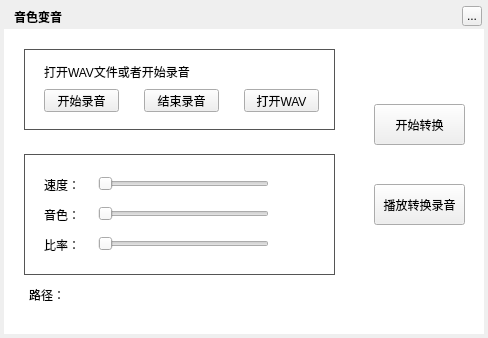
<?xml version="1.0" encoding="UTF-8"?>
<ui version="4.0">
 <class>MusicSoundTouchWidget</class>
 <widget class="QWidget" name="MusicSoundTouchWidget">
  <property name="geometry">
   <rect>
    <x>0</x>
    <y>0</y>
    <width>488</width>
    <height>338</height>
   </rect>
  </property>
  <property name="windowTitle">
   <string>音色变音</string>
  </property>
  <widget class="QLabel" name="background">
   <property name="geometry">
    <rect>
     <x>4</x>
     <y>4</y>
     <width>480</width>
     <height>330</height>
    </rect>
   </property>
   <property name="text">
    <string/>
   </property>
  </widget>
  <widget class="QLabel" name="topTitleName">
   <property name="geometry">
    <rect>
     <x>14</x>
     <y>4</y>
     <width>100</width>
     <height>25</height>
    </rect>
   </property>
   <property name="styleSheet">
    <string notr="true">color:&quot;#FFFFFF&quot;;font-weight:bold</string>
   </property>
   <property name="text">
    <string>音色变音</string>
   </property>
  </widget>
  <widget class="QToolButton" name="topTitleCloseButton">
   <property name="geometry">
    <rect>
     <x>462</x>
     <y>6</y>
     <width>20</width>
     <height>20</height>
    </rect>
   </property>
   <property name="text">
    <string>...</string>
   </property>
  </widget>
  <widget class="QWidget" name="backgroundMask" native="true">
   <property name="geometry">
    <rect>
     <x>4</x>
     <y>29</y>
     <width>480</width>
     <height>305</height>
    </rect>
   </property>
   <property name="styleSheet">
    <string notr="true">background:white;</string>
   </property>
  </widget>
  <widget class="QGroupBox" name="groupBox">
   <property name="geometry">
    <rect>
     <x>24</x>
     <y>49</y>
     <width>311</width>
     <height>81</height>
    </rect>
   </property>
   <property name="styleSheet">
    <string notr="true">QGroupBox{border:1px solid #555;}</string>
   </property>
   <property name="title">
    <string/>
   </property>
   <widget class="QPushButton" name="openButton">
    <property name="geometry">
     <rect>
      <x>220</x>
      <y>40</y>
      <width>75</width>
      <height>23</height>
     </rect>
    </property>
    <property name="cursor">
     <cursorShape>PointingHandCursor</cursorShape>
    </property>
    <property name="text">
     <string>打开WAV</string>
    </property>
   </widget>
   <widget class="QLabel" name="label">
    <property name="geometry">
     <rect>
      <x>20</x>
      <y>15</y>
      <width>281</width>
      <height>16</height>
     </rect>
    </property>
    <property name="text">
     <string>打开WAV文件或者开始录音</string>
    </property>
   </widget>
   <widget class="QPushButton" name="stopButton">
    <property name="geometry">
     <rect>
      <x>120</x>
      <y>40</y>
      <width>75</width>
      <height>23</height>
     </rect>
    </property>
    <property name="cursor">
     <cursorShape>PointingHandCursor</cursorShape>
    </property>
    <property name="text">
     <string>结束录音</string>
    </property>
   </widget>
   <widget class="QPushButton" name="playButton">
    <property name="geometry">
     <rect>
      <x>20</x>
      <y>40</y>
      <width>75</width>
      <height>23</height>
     </rect>
    </property>
    <property name="cursor">
     <cursorShape>PointingHandCursor</cursorShape>
    </property>
    <property name="text">
     <string>开始录音</string>
    </property>
   </widget>
  </widget>
  <widget class="QGroupBox" name="groupBox_2">
   <property name="geometry">
    <rect>
     <x>24</x>
     <y>154</y>
     <width>311</width>
     <height>121</height>
    </rect>
   </property>
   <property name="styleSheet">
    <string notr="true">QGroupBox{border:1px solid #555;}</string>
   </property>
   <property name="title">
    <string/>
   </property>
   <widget class="MusicClickedSlider" name="tempoSlider">
    <property name="geometry">
     <rect>
      <x>74</x>
      <y>20</y>
      <width>171</width>
      <height>20</height>
     </rect>
    </property>
    <property name="orientation">
     <enum>Qt::Horizontal</enum>
    </property>
   </widget>
   <widget class="QLabel" name="tempoLabel">
    <property name="geometry">
     <rect>
      <x>20</x>
      <y>20</y>
      <width>54</width>
      <height>21</height>
     </rect>
    </property>
    <property name="text">
     <string>速度：</string>
    </property>
   </widget>
   <widget class="QLabel" name="pitchLabel">
    <property name="geometry">
     <rect>
      <x>20</x>
      <y>50</y>
      <width>54</width>
      <height>21</height>
     </rect>
    </property>
    <property name="text">
     <string>音色：</string>
    </property>
   </widget>
   <widget class="MusicClickedSlider" name="pitchSlider">
    <property name="geometry">
     <rect>
      <x>74</x>
      <y>50</y>
      <width>171</width>
      <height>20</height>
     </rect>
    </property>
    <property name="orientation">
     <enum>Qt::Horizontal</enum>
    </property>
   </widget>
   <widget class="QLabel" name="rateLabel">
    <property name="geometry">
     <rect>
      <x>20</x>
      <y>80</y>
      <width>54</width>
      <height>21</height>
     </rect>
    </property>
    <property name="text">
     <string>比率：</string>
    </property>
   </widget>
   <widget class="MusicClickedSlider" name="rateSlider">
    <property name="geometry">
     <rect>
      <x>74</x>
      <y>80</y>
      <width>171</width>
      <height>20</height>
     </rect>
    </property>
    <property name="orientation">
     <enum>Qt::Horizontal</enum>
    </property>
   </widget>
   <widget class="QLabel" name="pitchLabelValue">
    <property name="geometry">
     <rect>
      <x>250</x>
      <y>50</y>
      <width>54</width>
      <height>21</height>
     </rect>
    </property>
    <property name="alignment">
     <set>Qt::AlignCenter</set>
    </property>
   </widget>
   <widget class="QLabel" name="rateLabelValue">
    <property name="geometry">
     <rect>
      <x>250</x>
      <y>80</y>
      <width>54</width>
      <height>21</height>
     </rect>
    </property>
    <property name="alignment">
     <set>Qt::AlignCenter</set>
    </property>
   </widget>
   <widget class="QLabel" name="tempoLabelValue">
    <property name="geometry">
     <rect>
      <x>250</x>
      <y>20</y>
      <width>54</width>
      <height>21</height>
     </rect>
    </property>
    <property name="alignment">
     <set>Qt::AlignCenter</set>
    </property>
   </widget>
  </widget>
  <widget class="QLabel" name="pathLabel">
   <property name="geometry">
    <rect>
     <x>73</x>
     <y>284</y>
     <width>391</width>
     <height>21</height>
    </rect>
   </property>
  </widget>
  <widget class="QPushButton" name="transformButton">
   <property name="geometry">
    <rect>
     <x>374</x>
     <y>104</y>
     <width>91</width>
     <height>41</height>
    </rect>
   </property>
   <property name="cursor">
    <cursorShape>PointingHandCursor</cursorShape>
   </property>
   <property name="text">
    <string>开始转换</string>
   </property>
  </widget>
  <widget class="QPushButton" name="playWavButton">
   <property name="geometry">
    <rect>
     <x>374</x>
     <y>184</y>
     <width>91</width>
     <height>41</height>
    </rect>
   </property>
   <property name="cursor">
    <cursorShape>PointingHandCursor</cursorShape>
   </property>
   <property name="text">
    <string>播放转换录音</string>
   </property>
  </widget>
  <widget class="QLabel" name="pathLabels">
   <property name="geometry">
    <rect>
     <x>29</x>
     <y>284</y>
     <width>41</width>
     <height>21</height>
    </rect>
   </property>
   <property name="text">
    <string>路径：</string>
   </property>
  </widget>
  <zorder>background</zorder>
  <zorder>backgroundMask</zorder>
  <zorder>topTitleName</zorder>
  <zorder>topTitleCloseButton</zorder>
  <zorder>groupBox</zorder>
  <zorder>groupBox_2</zorder>
  <zorder>pathLabel</zorder>
  <zorder>transformButton</zorder>
  <zorder>playWavButton</zorder>
  <zorder>pathLabels</zorder>
 </widget>
 <customwidgets>
  <customwidget>
   <class>MusicClickedSlider</class>
   <extends>QSlider</extends>
   <header>musicclickedslider.h</header>
  </customwidget>
 </customwidgets>
 <resources/>
 <connections/>
</ui>
